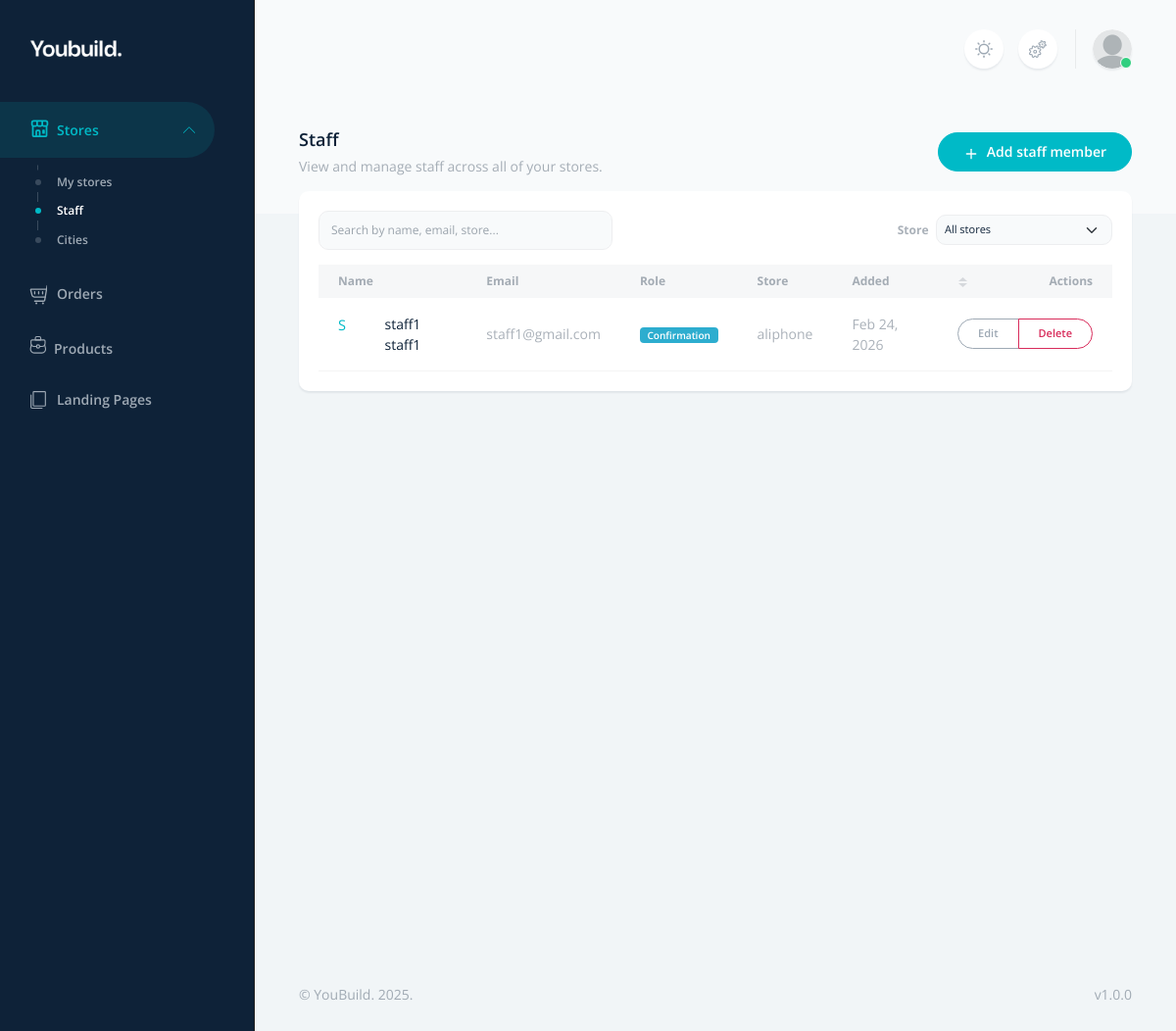
The app's page /staff/ (signed in), older data.
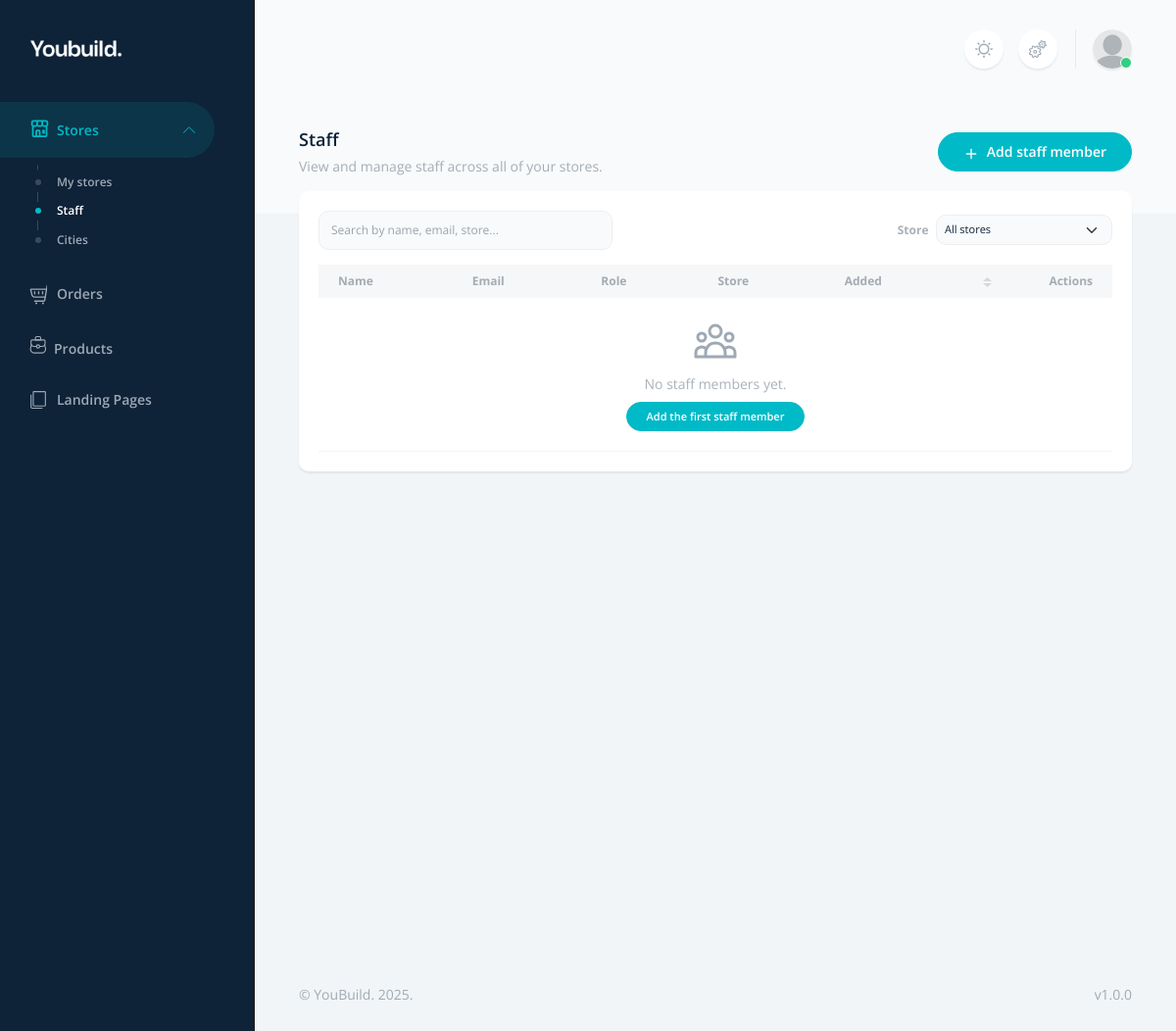
The same page, newer data.
### staff/models.py (models this page shows, shortened)
class Staff(models.Model):
    store = models.ForeignKey(Store, on_delete=models.CASCADE, related_name="staff")
    user = models.ForeignKey(
        settings.AUTH_USER_MODEL,
        on_delete=models.CASCADE,
        related_name="staff_memberships",
    )
    role = models.CharField(max_length=50, choices=ROLE_CHOICES)
    permissions = models.JSONField(default=list, blank=True)
    created_at = models.DateTimeField(auto_now_add=True)

### accounts/models.py (models this page shows, shortened)
class CustomUser(AbstractBaseUser, PermissionsMixin):
    email = models.EmailField(unique=True)
    first_name = models.CharField(max_length=50, blank=True)
    last_name = models.CharField(max_length=50, blank=True)
    is_active = models.BooleanField(default=True)
    is_staff = models.BooleanField(default=False)
    COUNTRY_CHOICES = [
        ('MA', 'Morocco'),
        ('DZ', 'Algeria'),
    ]
    country = models.CharField(max_length=2, choices=COUNTRY_CHOICES, default='DZ')
    objects = CustomUserManager()
    USERNAME_FIELD = "email"
    REQUIRED_FIELDS = ["first_name", "last_name"]
    def get_full_name(self):
        return f"{self.first_name} {self.last_name}"

### stores/models.py (models this page shows, shortened)
class Store(models.Model):
    owner = models.ForeignKey(settings.AUTH_USER_MODEL, on_delete=models.CASCADE, related_name="stores")
    name = models.CharField(max_length=255, unique=True)
    description = models.TextField(blank=True, null=True)
    sheet_webhook = models.CharField(max_length=255,null=True, blank=True)
    site = models.CharField(max_length=255,null=True, blank=True)
    FB_PAGE = models.CharField(max_length=255,null=True, blank=True)
    INSTA_PAGE = models.CharField(max_length=255,null=True, blank=True)
    PHONE_NUMBER = models.CharField(max_length=255,null=True, blank=True)
    EMAIL = models.CharField(max_length=255,null=True, blank=True)
    WHATSAPP = models.CharField(max_length=255,null=True, blank=True)
    THEME_COLOR = models.CharField(max_length=255,null=True, blank=True)
    LOGO = models.ImageField(upload_to='logo/',null=True, blank=True)
    FAKE_PIXEL = models.CharField(max_length=255,null=True, blank=True)
    updated_at = models.DateTimeField(auto_now=True)
    created_at = models.DateTimeField(auto_now_add=True)
    def default_block_settings():
        return {"block_ref": True, "block_ip": True}
    block_settings = models.JSONField(default=default_block_settings)

### staff/views.py (the view)
# urls.py: path("", views.StaffListView.as_view(), name="list"),
class StaffListView(LoginRequiredMixin, ListView):
    model = Staff
    template_name = "dashboard/staff/staff_list.html"
    context_object_name = "staff_members"
    def get_queryset(self):
        qs = (
            Staff.objects.filter(store__owner=self.request.user)
            .select_related("user", "store")
            .order_by("-created_at")
        )
        store_id = self.request.GET.get("store")
        if store_id:
            qs = qs.filter(store_id=store_id)
        return qs
    def get_context_data(self, **kwargs):
        context = super().get_context_data(**kwargs)
        context["stores"] = Store.objects.filter(owner=self.request.user).order_by(
            "name"
        )
        context["selected_store_id"] = self.request.GET.get("store") or ""
        context["can_manage_staff"] = True  # Owner always can
        return context

### ecom/context_processors.py (called while the page is built)
def shared_settings(request):
    return {'SITE_NAME': settings.SITE_NAME}

### templates/dashboard/staff/staff_list.html (shortened to what the changed rows need)
{% extends "../layouts/base.html" %}
{% load static %}
{% block content %}
<div class="container-fluid py-4">
  <div class="d-flex flex-column flex-md-row align-items-start align-items-md-center justify-content-between gap-3 mb-4">
    <div>
      <h1 class="h3 fw-semibold text-body mb-1">Staff</h1>
    </div>
  </div>
  <div class="card border-0 shadow-sm">
    <div class="card-body">
      <div class="table-responsive" data-list='{"valueNames": ["name", "email", "role", "store", "created_at", "action"], "page": 10}' id="staffList">
        <table class="table align-middle mb-0">
          <thead class="table-light">
            <tr>
              <th scope="col" class="list-sort" data-sort="name">Name</th>
              <th scope="col" class="list-sort" data-sort="email">Email</th>
              <th scope="col" class="list-sort" data-sort="role">Role</th>
              <th scope="col" class="d-none d-md-table-cell list-sort" data-sort="store">Store</th>
              <th scope="col" class="d-none d-lg-table-cell list-sort" data-sort="created_at">Added</th>
              <th scope="col" class="text-end">Actions</th>
            </tr>
          </thead>
          <tbody class="list">
            {% for member in staff_members %}
              <tr>
                <td>
                  <div class="d-flex align-items-center gap-2">
                    <span class="avatar avatar-sm avatar-circle bg-primary-soft text-primary">
                      {{ member.user.first_name|default:member.user.email|slice:":1"|upper }}
                    </span>
                    <span class="name fw-medium text-body">
                      {{ member.user.get_full_name|default:member.user.email }}
                    </span>
                  </div>
                </td>
                <td class="email text-muted small">
                  {{ member.user.email }}
                </td>
                <td class="role">
                  {% if member.role == "manager" %}
                    <span class="badge bg-primary">Manager</span>
                  {% elif member.role == "confirmation_assistant" %}
                    <span class="badge bg-info">Confirmation</span>
                  {% elif member.role == "delivery_assistant" %}
                    <span class="badge bg-success">Delivery</span>
                  {% else %}
                    <span class="badge bg-secondary">{{ member.get_role_display }}</span>
                  {% endif %}
                </td>
                <td class="store text-muted small d-none d-md-table-cell">
                  {{ member.store.name }}
                </td>
                <td class="created_at text-muted small d-none d-lg-table-cell">
                  {{ member.created_at|date:"M d, Y" }}
                </td>
                <td class="action text-end">
                  <div class="btn-group btn-group-sm" role="group">
                    <a href="{% url 'staff:update' member.pk %}" class="btn btn-outline-secondary" title="Edit">
                      Edit
                    </a>
                    <a href="{% url 'staff:delete' member.pk %}" class="btn btn-outline-danger" title="Remove">
                      Delete
                    </a>
                  </div>
                </td>
              </tr>
            {% empty %}
              <tr>
                <td colspan="6" class="text-center py-5">
                  <div class="text-muted">
                    <p class="mb-2">No staff members yet.</p>
                    <a href="{% url 'staff:create' %}" class="btn btn-sm btn-primary">
                      Add the first staff member
                    </a>
                  </div>
                </td>
              </tr>
            {% endfor %}
          </tbody>
        </table>
      </div>
    </div>
  </div>
</div>
{% endblock %}

Row changes from the older to the newer data that the page shows:
removed Staff: user.first_name "S", user.get_full_name "staff1 staff1", user.email "staff1@gmail.com", shows "Confirmation", store.name "aliphone", created_at "Feb 24, 2026"
Text that changed along with them:
text now shown: "No staff members yet. Add the first staff member"
